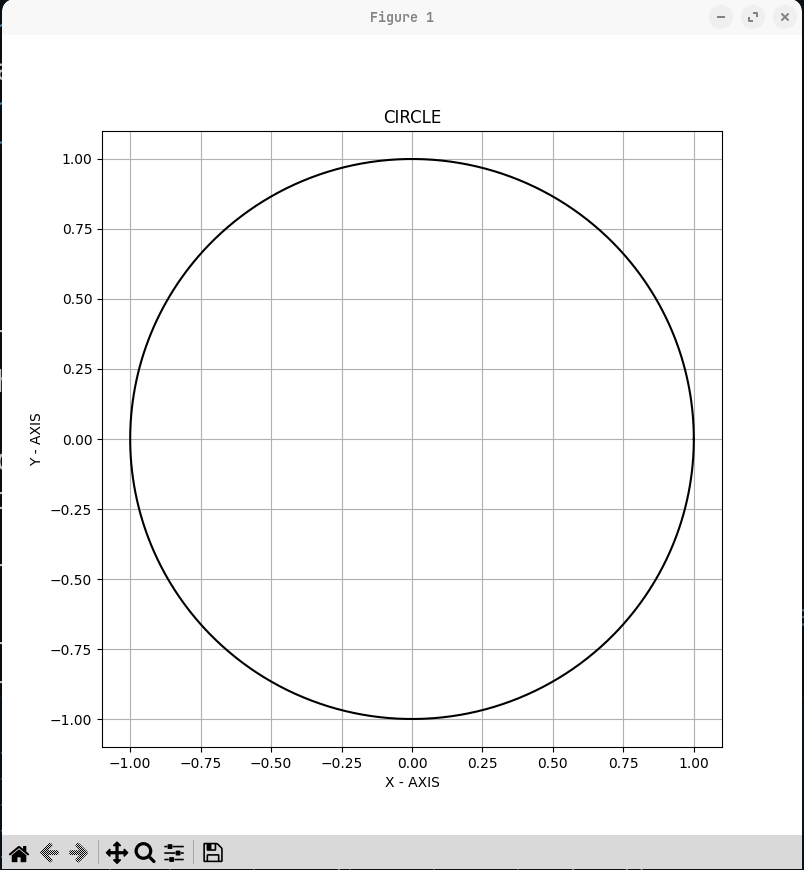

The Python source for this figure:
import matplotlib
matplotlib.use("TkAgg") #Alternative for GTK
import matplotlib.pyplot as plt 
import numpy as np

# x^2+y^2=r^2

r = 1
plt.figure(figsize=(8,8))
theta = np.linspace(0,np.pi*2,1000) # Increase 1000 (Total points) for smoother and more accurate graph

coss = r*np.cos(theta)
sinn = r*np.sin(theta)

plt.plot(coss,sinn,"k")
# plt.plot(coss,sinn,"bo") # Points best to use when Total points points is >= 100  
plt.title("CIRCLE")
plt.xlabel("X - AXIS")
plt.ylabel("Y - AXIS")
plt.grid(True)
plt.show()
